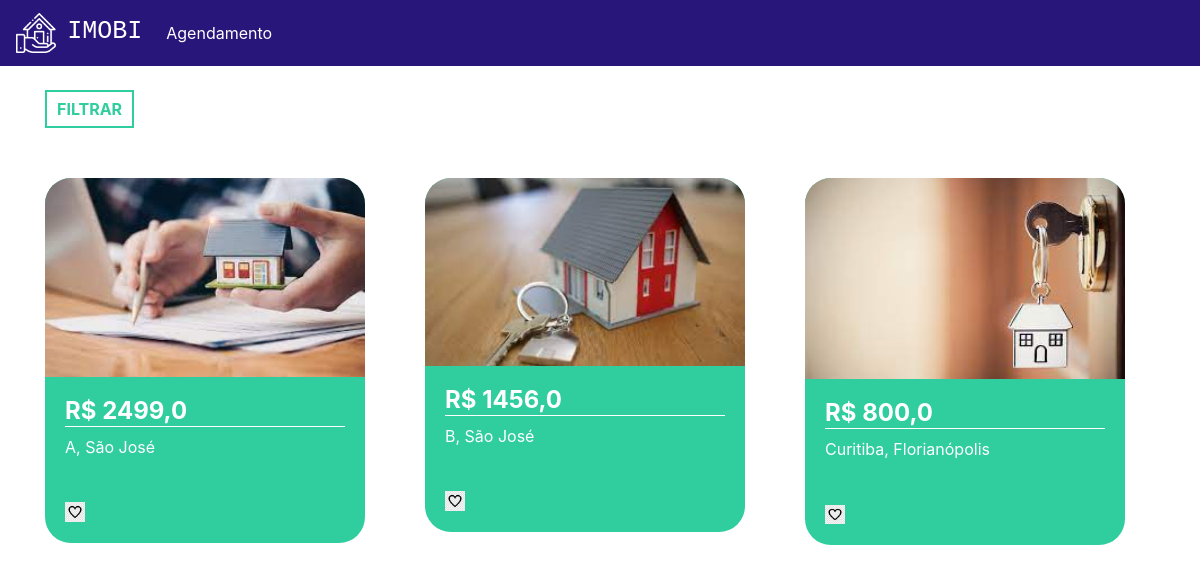
The app's page / (signed in) with its own data.
### plataforma/models.py (models this page shows, shortened)
class Imovei(models.Model):
    choices = (('V', 'Venda'),
            ('A', 'Aluguel'))
    choices_imovel = (('A', 'Apartamento'),
            ('C', 'Casa'))
    imagens = models.ManyToManyField(Imagem)
    valor = models.FloatField()
    quartos = models.IntegerField()
    tamanho = models.FloatField()
    cidade = models.ForeignKey(Cidade, on_delete=models.DO_NOTHING)
    rua = models.CharField(max_length=50)
    tipo = models.CharField(max_length=1, choices=choices)
    tipo_imovel = models.CharField(max_length=1, choices=choices_imovel)
    numero = models.IntegerField()
    descricao = models.TextField()
    dias_visita = models.ManyToManyField(DiasVisita)
    horarios = models.ManyToManyField(Horario)

class Imagem(models.Model):
    img = models.ImageField(upload_to='img')

class Cidade(models.Model):
    nome = models.CharField(max_length=30)
    def __str__(self) -> str:
        return self.nome

### plataforma/views.py (the view)
# urls.py: path('', views.home, name="home"),
@login_required(login_url='/auth/logar/')
def home(request):
    preco_minimo = request.GET.get('preco_minimo')
    preco_maximo = request.GET.get('preco_maximo')
    cidade = request.GET.get('cidade')
    tipo = request.GET.getlist('tipo')
    cidades = Cidade.objects.all()
    if preco_minimo or preco_maximo or cidade or tipo:
        if not preco_minimo:
            preco_minimo = 0
        if not preco_maximo:
            preco_maximo = 999999999
        if not tipo:
            tipo = ['A', 'C']
        imoveis = Imovei.objects.filter(valor__gte=preco_minimo)\
        .filter(valor__lte=preco_maximo)\
        .filter(tipo_imovel__in=tipo).filter(cidade=cidade)
    else:
        imoveis = Imovei.objects.all()
    return render(request, 'home.html', {'imoveis': imoveis, 'cidades': cidades})

### plataforma/templates/home.html (shortened to what this page needs)
{% extends 'base.html' %}
{% load static %}
{% block 'head' %}
    <link rel="stylesheet" href="{% static 'plataforma/css/home.css' %}">
{% endblock %}
{% block 'body' %}
<div class="container">
    <br>
    <button type="button" class="btn_filtrar" data-toggle="modal" data-target="#exampleModal">
        FILTRAR
    </button>
    <div class="row">
        {% for imovel in imoveis %}
        <div class="col-md cont">
            <div class="card_imovel">
                <img class="img_capa_imovel" src="{{imovel.imagens.all.0.img.url}}">
                <div class="informacoes_imoveis">
                    <a class="a_none" href="{% url 'imovel' imovel.id %}">
                        <h4 class="valor">R$ {{imovel.valor}}</h4>
                    </a>
                    <p>{{imovel.rua}}, {{imovel.cidade}}</p>
                    <br>
                    <img width="7%" src="{% static 'plataforma/img/heart.png' %}">
                </div>
            </div>
        </div>
        {% endfor %}
    </div>
</div>
{% endblock %}

### templates/static/plataforma/css/home.css (style rules this page uses)
.card_imovel { background-color: #30CD9E; width: 20rem; margin-top: 50px; border-radius: 26px; }
.img_capa_imovel { width: 100%; border-top-left-radius: 26px; border-top-right-radius: 26px; }
.informacoes_imoveis { padding: 20px; color: white; }
.valor { font-weight: bold; border-bottom: 1px solid white; }
.btn_filtrar { border: none; background-color: transparent; border: 2px solid #30CD9E; color: #30CD9E; padding: 5px 10px 5px 10px; font-weight: bold; }
.a_none { color: white; }

### records on screen
Imovei: imagens.all.0.img (picture), valor "2499,0", rua "A", cidade "São José"
Imovei: imagens.all.0.img (picture), valor "1456,0", rua "B", cidade "São José"
Imovei: imagens.all.0.img (picture), valor "800,0", rua "Curitiba", cidade "Florianópolis"
